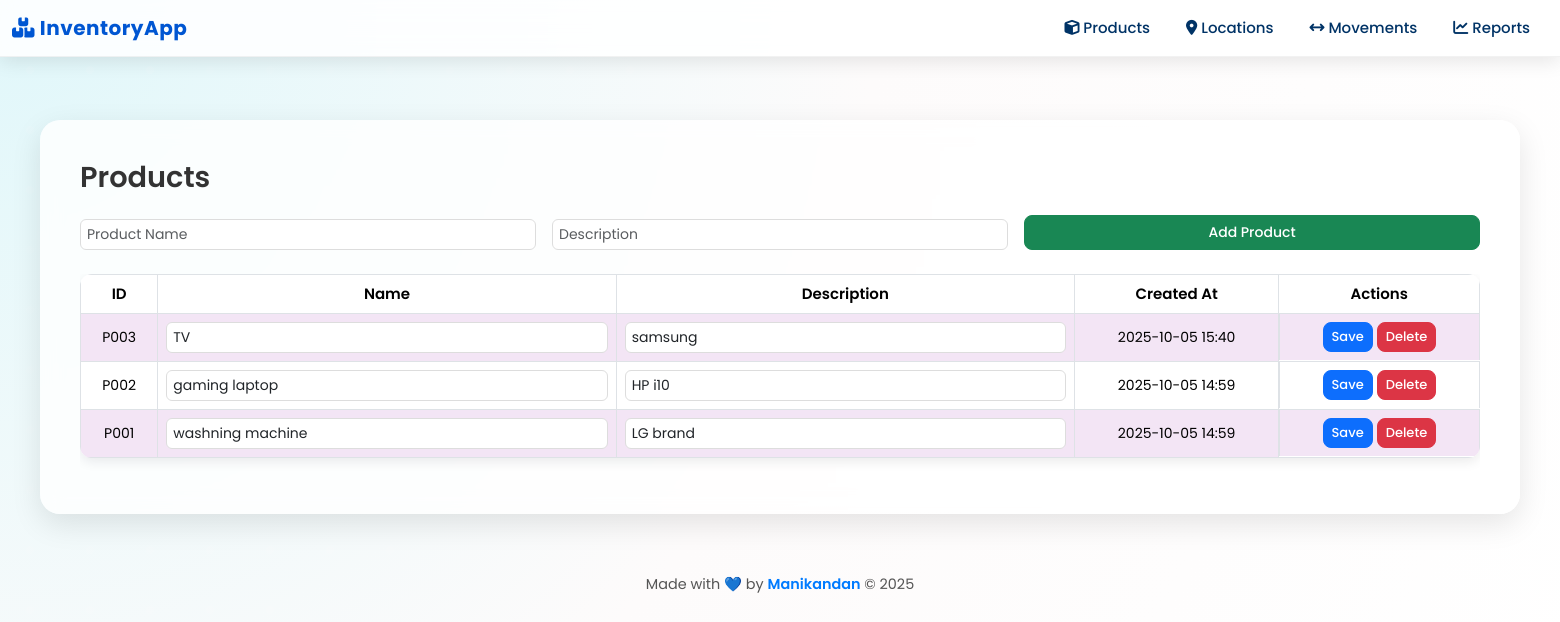
Page /products on the committed database.
### models.py (models this page shows)
class Product(db.Model):
    product_id = db.Column(db.String(10), primary_key=True)
    name = db.Column(db.String(100), nullable=False)
    description = db.Column(db.String(255), nullable=False)
    created_at = db.Column(db.DateTime, default=datetime.utcnow)

### app.py (the view)
@app.route('/products')
def products():
    all_products = Product.query.order_by(Product.created_at.desc()).all()
    return render_template("products.html", products=all_products)

### templates/products.html (shortened to what this page needs)
{% extends "base.html" %}
{% block content %}
<h2>Products</h2>
<form method="POST" action="{{ url_for('add_product') }}" class="row g-3 mb-4">
  <div class="col-md-4">
    <input type="text" name="name" class="form-control" placeholder="Product Name" required>
  </div>
  <div class="col-md-4">
    <input type="text" name="description" class="form-control" placeholder="Description" required>
  </div>
  <div class="col-md-4">
    <button class="btn btn-success w-100">Add Product</button>
  </div>
</form>
<div class="table-responsive">
  <table class="table table-bordered align-middle">
    <thead>
      <tr>
        <th>ID</th>
        <th>Name</th>
        <th>Description</th>
        <th>Created At</th>
        <th>Actions</th>
      </tr>
    </thead>
    <tbody>
      {% for p in products %}
      <tr>
        <td>{{ p.product_id }}</td>
        <td>
          <form method="POST" action="{{ url_for('edit_product', product_id=p.product_id) }}" class="d-flex gap-1 justify-content-center">
            <input type="text" name="name" value="{{ p.name }}" class="form-control form-control-sm" required>
        </td>
        <td>
            <input type="text" name="description" value="{{ p.description }}" class="form-control form-control-sm" required>
        </td>
        <td>{{ p.created_at.strftime("%Y-%m-%d %H:%M") }}</td>
        <td class="d-flex justify-content-center gap-1">
            <button type="submit" class="btn btn-primary btn-sm">Save</button>
          <a href="{{ url_for('delete_product', product_id=p.product_id) }}" class="btn btn-danger btn-sm"
             onclick="return confirm('Are you sure you want to delete this product?');">Delete</a>
        </td>
      </tr>
      {% else %}
      <tr>
        <td colspan="5" class="text-center text-muted py-3">
          No products found. Add a new product above!
        </td>
      </tr>
      {% endfor %}
    </tbody>
  </table>
</div>
{% endblock %}

### templates/base.html (style rules this page uses)
body { font-family: 'Poppins', sans-serif; background: radial-gradient(circle at top left, #e0f7fa, #fdfbfb, #ffffff); overflow-x: hidden; min-height: 100vh; color: #333; position: relative; padding-top: 80px; }
body::before { content: ""; position: absolute; width: 250%; height: 250%; top: -100%; left: -100%; background: radial-gradient(circle, rgba(255,255,255,0.2) 10%, transparent 10%) repeat; background-size: 60px 60px; animation: moveBackground 15s linear infinite; z-index: 0; opacity: 0.3; }

### templates/products.html (style rules this page uses)
body { font-family: 'Poppins', sans-serif !important; font-size: 15px; background-color: #f9f9fb; }
h2 { font-weight: 600; font-size: 1.8rem; color: #333; margin-bottom: 20px; }
.form-control { font-size: 14px; border-radius: 8px; width: 100%; }
.btn { font-size: 14px; font-weight: 500; border-radius: 8px; }
.row.g-3 > .col-md-4, .row.g-3 > .col-md-2 { display: flex; flex-direction: column; justify-content: flex-end; }
table { font-size: 14px; width: 100%; border-radius: 12px; overflow: hidden; box-shadow: 0px 4px 12px rgba(0,0,0,0.08); }
thead th { font-weight: 600; background-color: #9a561bff; color: #fff; text-align: center; padding: 12px; font-size: 15px; }
tbody td { vertical-align: middle; text-align: center; padding: 10px; background-color: #ffffff; }
tbody tr:nth-child(odd) td { background-color: #f3e5f5; }
input[type="text"] { font-size: 14px; border: 1px solid #ddd; border-radius: 6px; padding: 4px 6px; width: 100%; box-sizing: border-box; background: #fff; }
.btn-sm { padding: 4px 8px; font-size: 13px; }

### rows in the picture
Product: product_id "P003", name "TV", description "samsung", created_at "2025-10-05 15:40"
Product: product_id "P002", name "gaming laptop", description "HP i10", created_at "2025-10-05 14:59"
Product: product_id "P001", name "washning machine", description "LG brand", created_at "2025-10-05 14:59"

### other values in the picture
{{ current_year or '2025' }} "2025"
